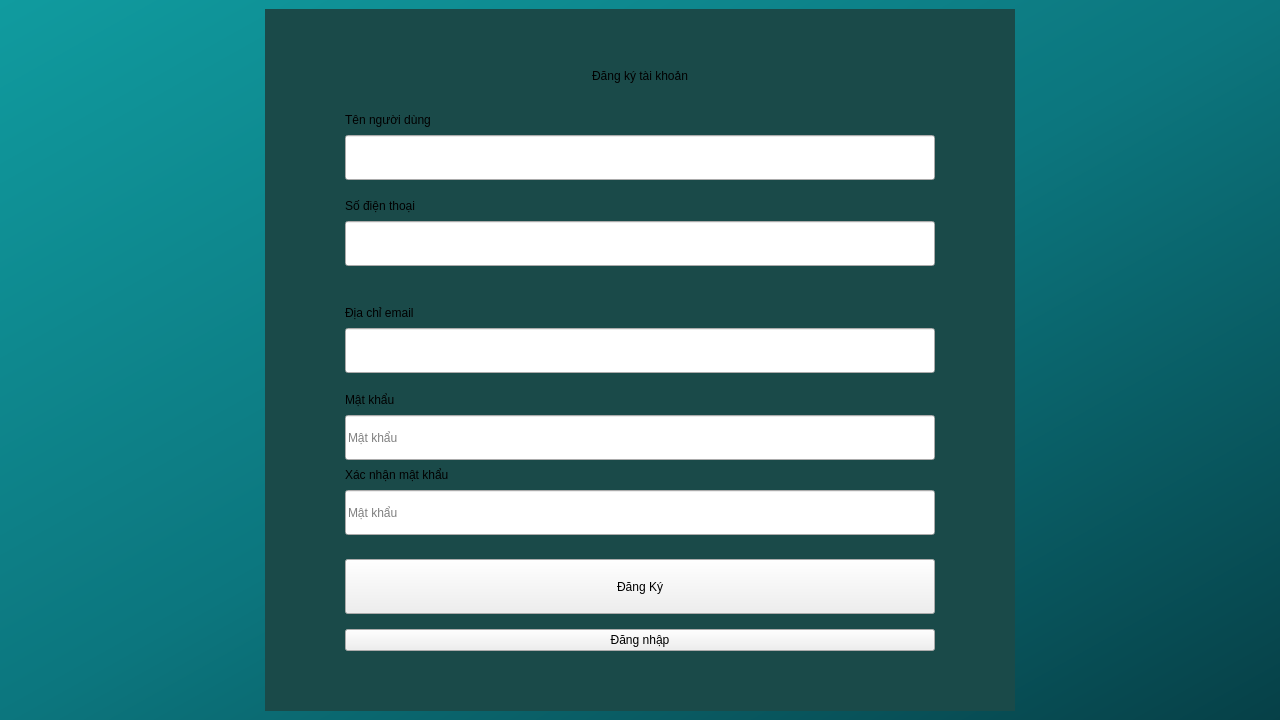
<?xml version="1.0" encoding="UTF-8"?>
<ui version="4.0">
 <class>AuthWindow</class>
 <widget class="QWidget" name="AuthWindow">
  <property name="geometry">
   <rect>
    <x>0</x>
    <y>0</y>
    <width>1280</width>
    <height>720</height>
   </rect>
  </property>
  <property name="minimumSize">
   <size>
    <width>1280</width>
    <height>720</height>
   </size>
  </property>
  <property name="maximumSize">
   <size>
    <width>1280</width>
    <height>720</height>
   </size>
  </property>
  <property name="styleSheet">
   <string>
    QWidget#AuthWindow, QWidget#pageLogin, QWidget#pageSignup {
        background: qlineargradient(spread:pad, x1:0, y1:0, x2:1, y2:1, stop:0 #109b9f, stop:0.5 #0c767e, stop:1 #064047);
    }
    
    QFrame#RightLoginPanel, QFrame#SignupCard {
        background-color: #1a4a49;
    }
    
    QLabel.TitleLabel {
        color: white;
        font-size: 36px;
        font-weight: bold;
    }
    
    QLabel.InputLabel {
        color: #e2e8f0;
        font-size: 14px;
        font-weight: bold;
    }
    
    QLineEdit.FormInput {
        background-color: white;
        border: none;
        border-radius: 6px;
        padding: 10px 15px;
        font-size: 14px;
        color: #2d3748;
    }
    
    QPushButton.BtnPrimary {
        background-color: #0298a0;
        color: white;
        font-weight: bold;
        font-size: 18px;
        border-radius: 8px;
        padding: 12px;
    }
    
    QPushButton.BtnSecondary {
        background-color: #276b6f;
        color: white;
        font-weight: bold;
        font-size: 16px;
        border-radius: 8px;
        padding: 12px;
    }
    
    QPushButton.LinkBtn {
        background-color: transparent;
        color: #e2e8f0;
        text-decoration: underline;
        font-size: 14px;
        border: none;
    }
    
    QLabel#OrLabel {
        color: #a0aec0;
        font-size: 14px;
    }
    
    QFrame.Divider {
        background-color: #4a5568;
        max-height: 1px;
    }
   </string>
  </property>
  <layout class="QVBoxLayout" name="mainLayout">
   <property name="spacing">
    <number>0</number>
   </property>
   <property name="leftMargin">
    <number>0</number>
   </property>
   <property name="topMargin">
    <number>0</number>
   </property>
   <property name="rightMargin">
    <number>0</number>
   </property>
   <property name="bottomMargin">
    <number>0</number>
   </property>
   <item>
    <widget class="QStackedWidget" name="stackAuth">
     <property name="currentIndex">
      <number>1</number>
     </property>
     <widget class="QWidget" name="pageLogin">
      <layout class="QHBoxLayout" name="horizontalLayout">
       <property name="spacing">
        <number>0</number>
       </property>
       <property name="leftMargin">
        <number>0</number>
       </property>
       <property name="topMargin">
        <number>0</number>
       </property>
       <property name="rightMargin">
        <number>0</number>
       </property>
       <property name="bottomMargin">
        <number>0</number>
       </property>
       <item>
        <widget class="QFrame" name="LeftMascotPanel">
         <layout class="QVBoxLayout">
          <item>
           <spacer>
            <property name="orientation">
             <enum>Qt::Vertical</enum>
            </property>
            <property name="sizeHint" stdset="0">
             <size>
              <width>0</width>
              <height>0</height>
             </size>
            </property>
           </spacer>
          </item>
          <item>
           <layout class="QHBoxLayout">
            <item>
             <spacer>
              <property name="orientation">
               <enum>Qt::Vertical</enum>
              </property>
              <property name="sizeHint" stdset="0">
               <size>
                <width>0</width>
                <height>0</height>
               </size>
              </property>
             </spacer>
            </item>
            <item>
             <widget class="QLabel" name="HouseIconBig">
              <property name="minimumSize">
               <size>
                <width>280</width>
                <height>280</height>
               </size>
              </property>
              <property name="maximumSize">
               <size>
                <width>280</width>
                <height>280</height>
               </size>
              </property>
              <property name="styleSheet">
               <string>
                background-color: qlineargradient(spread:pad, x1:0, y1:0, x2:1, y2:1, stop:0 #1a6b8c, stop:1 #061c2b);
                border: 20px solid #0d4352;
                border-radius: 140px;
                font-size: 120px;
                color: white;
               </string>
              </property>
              <property name="text">
               <string>🏠</string>
              </property>
              <property name="alignment">
               <set>Qt::AlignCenter</set>
              </property>
             </widget>
            </item>
            <item>
             <spacer>
              <property name="orientation">
               <enum>Qt::Vertical</enum>
              </property>
              <property name="sizeHint" stdset="0">
               <size>
                <width>0</width>
                <height>0</height>
               </size>
              </property>
             </spacer>
            </item>
           </layout>
          </item>
          <item>
           <spacer>
            <property name="orientation">
             <enum>Qt::Vertical</enum>
            </property>
            <property name="sizeHint" stdset="0">
             <size>
              <width>0</width>
              <height>0</height>
             </size>
            </property>
           </spacer>
          </item>
         </layout>
        </widget>
       </item>
       <item>
        <widget class="QFrame" name="RightLoginPanel">
         <property name="minimumSize">
          <size>
           <width>550</width>
           <height>0</height>
          </size>
         </property>
         <property name="maximumSize">
          <size>
           <width>550</width>
           <height>16777215</height>
          </size>
         </property>
         <layout class="QVBoxLayout">
          <property name="spacing">
           <number>20</number>
          </property>
          <property name="leftMargin">
           <number>60</number>
          </property>
          <property name="topMargin">
           <number>100</number>
          </property>
          <property name="rightMargin">
           <number>60</number>
          </property>
          <property name="bottomMargin">
           <number>100</number>
          </property>
          <item>
           <spacer>
            <property name="orientation">
             <enum>Qt::Vertical</enum>
            </property>
            <property name="sizeHint" stdset="0">
             <size>
              <width>0</width>
              <height>0</height>
             </size>
            </property>
           </spacer>
          </item>
          <item>
           <widget class="QLabel" name="labelTitleLogin">
            <property name="text">
             <string>Đăng nhập</string>
            </property>
            <property name="class" stdset="0">
             <string>TitleLabel</string>
            </property>
           </widget>
          </item>
          <item>
           <spacer>
            <property name="orientation">
             <enum>Qt::Vertical</enum>
            </property>
            <property name="sizeHint" stdset="0">
             <size>
              <width>20</width>
              <height>30</height>
             </size>
            </property>
           </spacer>
          </item>
          <item>
           <widget class="QLabel" name="label">
            <property name="text">
             <string>Tài khoản</string>
            </property>
            <property name="class" stdset="0">
             <string>InputLabel</string>
            </property>
           </widget>
          </item>
          <item>
           <widget class="QLineEdit" name="inputUsername">
            <property name="minimumSize">
             <size>
              <width>0</width>
              <height>50</height>
             </size>
            </property>
            <property name="placeholderText">
             <string>Số điện thoại hoặc địa chỉ email</string>
            </property>
            <property name="class" stdset="0">
             <string>FormInput</string>
            </property>
           </widget>
          </item>
          <item>
           <spacer>
            <property name="orientation">
             <enum>Qt::Vertical</enum>
            </property>
            <property name="sizeHint" stdset="0">
             <size>
              <width>10</width>
              <height>15</height>
             </size>
            </property>
           </spacer>
          </item>
          <item>
           <widget class="QLabel" name="label">
            <property name="text">
             <string>Mật khẩu</string>
            </property>
            <property name="class" stdset="0">
             <string>InputLabel</string>
            </property>
           </widget>
          </item>
          <item>
           <widget class="QLineEdit" name="inputPassword">
            <property name="minimumSize">
             <size>
              <width>0</width>
              <height>50</height>
             </size>
            </property>
            <property name="echoMode">
             <enum>QLineEdit::Password</enum>
            </property>
            <property name="placeholderText">
             <string>Mật khẩu</string>
            </property>
            <property name="class" stdset="0">
             <string>FormInput</string>
            </property>
           </widget>
          </item>
          <item>
           <spacer>
            <property name="orientation">
             <enum>Qt::Vertical</enum>
            </property>
            <property name="sizeHint" stdset="0">
             <size>
              <width>20</width>
              <height>40</height>
             </size>
            </property>
           </spacer>
          </item>
          <item>
           <widget class="QPushButton" name="btnLoginsubmit">
            <property name="minimumSize">
             <size>
              <width>0</width>
              <height>55</height>
             </size>
            </property>
            <property name="cursor">
             <cursorShape>PointingHandCursor</cursorShape>
            </property>
            <property name="text">
             <string>Đăng nhập</string>
            </property>
            <property name="class" stdset="0">
             <string>BtnPrimary</string>
            </property>
           </widget>
          </item>
          <item>
           <widget class="QPushButton" name="btnSwitchSignup">
            <property name="minimumSize">
             <size>
              <width>0</width>
              <height>55</height>
             </size>
            </property>
            <property name="cursor">
             <cursorShape>PointingHandCursor</cursorShape>
            </property>
            <property name="text">
             <string>Tạo tài khoản</string>
            </property>
            <property name="class" stdset="0">
             <string>BtnSecondary</string>
            </property>
           </widget>
          </item>
          <item>
           <spacer>
            <property name="orientation">
             <enum>Qt::Vertical</enum>
            </property>
            <property name="sizeHint" stdset="0">
             <size>
              <width>10</width>
              <height>20</height>
             </size>
            </property>
           </spacer>
          </item>
          <item>
           <widget class="QPushButton" name="btnForgotPassword">
            <property name="sizePolicy">
             <sizepolicy hsizetype="Fixed" vsizetype="Fixed">
              <horstretch>0</horstretch>
              <verstretch>0</verstretch>
             </sizepolicy>
            </property>
            <property name="cursor">
             <cursorShape>PointingHandCursor</cursorShape>
            </property>
            <property name="text">
             <string>Quên mật khẩu?</string>
            </property>
            <property name="class" stdset="0">
             <string>LinkBtn</string>
            </property>
           </widget>
          </item>
          <item>
           <spacer>
            <property name="orientation">
             <enum>Qt::Vertical</enum>
            </property>
            <property name="sizeHint" stdset="0">
             <size>
              <width>0</width>
              <height>0</height>
             </size>
            </property>
           </spacer>
          </item>
         </layout>
        </widget>
       </item>
      </layout>
     </widget>
     <widget class="QWidget" name="pageSignup">
      <layout class="QHBoxLayout">
       <item>
        <spacer>
         <property name="orientation">
          <enum>Qt::Vertical</enum>
         </property>
         <property name="sizeHint" stdset="0">
          <size>
           <width>0</width>
           <height>0</height>
          </size>
         </property>
        </spacer>
       </item>
       <item>
        <widget class="QFrame" name="SignupCard">
         <property name="minimumSize">
          <size>
           <width>750</width>
           <height>0</height>
          </size>
         </property>
         <property name="maximumSize">
          <size>
           <width>750</width>
           <height>16777215</height>
          </size>
         </property>
         <layout class="QVBoxLayout">
          <property name="spacing">
           <number>8</number>
          </property>
          <property name="leftMargin">
           <number>80</number>
          </property>
          <property name="topMargin">
           <number>60</number>
          </property>
          <property name="rightMargin">
           <number>80</number>
          </property>
          <property name="bottomMargin">
           <number>60</number>
          </property>
          <item>
           <spacer>
            <property name="orientation">
             <enum>Qt::Vertical</enum>
            </property>
            <property name="sizeHint" stdset="0">
             <size>
              <width>0</width>
              <height>0</height>
             </size>
            </property>
           </spacer>
          </item>
          <item>
           <widget class="QLabel" name="labelTitleSignup">
            <property name="text">
             <string>Đăng ký tài khoản</string>
            </property>
            <property name="alignment">
             <set>Qt::AlignCenter</set>
            </property>
            <property name="class" stdset="0">
             <string>TitleLabel</string>
            </property>
           </widget>
          </item>
          <item>
           <spacer>
            <property name="orientation">
             <enum>Qt::Vertical</enum>
            </property>
            <property name="sizeHint" stdset="0">
             <size>
              <width>20</width>
              <height>25</height>
             </size>
            </property>
           </spacer>
          </item>
          <item>
           <widget class="QLabel" name="label">
            <property name="text">
             <string>Tên người dùng</string>
            </property>
            <property name="class" stdset="0">
             <string>InputLabel</string>
            </property>
           </widget>
          </item>
          <item>
           <widget class="QLineEdit" name="inpRegName">
            <property name="minimumSize">
             <size>
              <width>0</width>
              <height>45</height>
             </size>
            </property>
            <property name="class" stdset="0">
             <string>FormInput</string>
            </property>
           </widget>
          </item>
          <item>
           <spacer>
            <property name="orientation">
             <enum>Qt::Vertical</enum>
            </property>
            <property name="sizeHint" stdset="0">
             <size>
              <width>10</width>
              <height>15</height>
             </size>
            </property>
           </spacer>
          </item>
          <item>
           <widget class="QLabel" name="label">
            <property name="text">
             <string>Số điện thoại</string>
            </property>
            <property name="class" stdset="0">
             <string>InputLabel</string>
            </property>
           </widget>
          </item>
          <item>
           <widget class="QLineEdit" name="inpRegPhone">
            <property name="minimumSize">
             <size>
              <width>0</width>
              <height>45</height>
             </size>
            </property>
            <property name="class" stdset="0">
             <string>FormInput</string>
            </property>
           </widget>
          </item>
          <item>
           <spacer>
            <property name="orientation">
             <enum>Qt::Vertical</enum>
            </property>
            <property name="sizeHint" stdset="0">
             <size>
              <width>10</width>
              <height>15</height>
             </size>
            </property>
           </spacer>
          </item>
          <item>
           <layout class="QHBoxLayout">
            <item>
             <widget class="QFrame" name="frame">
              <property name="class" stdset="0">
               <string>Divider</string>
              </property>
             </widget>
            </item>
            <item>
             <widget class="QFrame" name="frame">
              <property name="class" stdset="0">
               <string>Divider</string>
              </property>
             </widget>
            </item>
           </layout>
          </item>
          <item>
           <spacer>
            <property name="orientation">
             <enum>Qt::Vertical</enum>
            </property>
            <property name="sizeHint" stdset="0">
             <size>
              <width>10</width>
              <height>15</height>
             </size>
            </property>
           </spacer>
          </item>
          <item>
           <widget class="QLabel" name="label">
            <property name="text">
             <string>Địa chỉ email</string>
            </property>
            <property name="class" stdset="0">
             <string>InputLabel</string>
            </property>
           </widget>
          </item>
          <item>
           <widget class="QLineEdit" name="inpRegEmail">
            <property name="minimumSize">
             <size>
              <width>0</width>
              <height>45</height>
             </size>
            </property>
            <property name="class" stdset="0">
             <string>FormInput</string>
            </property>
           </widget>
          </item>
          <item>
           <spacer>
            <property name="orientation">
             <enum>Qt::Vertical</enum>
            </property>
            <property name="sizeHint" stdset="0">
             <size>
              <width>10</width>
              <height>15</height>
             </size>
            </property>
           </spacer>
          </item>
          <item>
           <widget class="QLabel" name="label">
            <property name="text">
             <string>Mật khẩu</string>
            </property>
            <property name="class" stdset="0">
             <string>InputLabel</string>
            </property>
           </widget>
          </item>
          <item>
           <widget class="QLineEdit" name="inpRegPass">
            <property name="minimumSize">
             <size>
              <width>0</width>
              <height>45</height>
             </size>
            </property>
            <property name="echoMode">
             <enum>QLineEdit::Password</enum>
            </property>
            <property name="placeholderText">
             <string>Mật khẩu</string>
            </property>
            <property name="class" stdset="0">
             <string>FormInput</string>
            </property>
           </widget>
          </item>
          <item>
           <widget class="QLabel" name="label">
            <property name="text">
             <string>Xác nhận mật khẩu</string>
            </property>
            <property name="class" stdset="0">
             <string>InputLabel</string>
            </property>
           </widget>
          </item>
          <item>
           <widget class="QLineEdit" name="inpRegPassConfirm">
            <property name="minimumSize">
             <size>
              <width>0</width>
              <height>45</height>
             </size>
            </property>
            <property name="echoMode">
             <enum>QLineEdit::Password</enum>
            </property>
            <property name="placeholderText">
             <string>Mật khẩu</string>
            </property>
            <property name="class" stdset="0">
             <string>FormInput</string>
            </property>
           </widget>
          </item>
          <item>
           <spacer>
            <property name="orientation">
             <enum>Qt::Vertical</enum>
            </property>
            <property name="sizeHint" stdset="0">
             <size>
              <width>20</width>
              <height>20</height>
             </size>
            </property>
           </spacer>
          </item>
          <item>
           <widget class="QPushButton" name="btnRegisterSubmit">
            <property name="minimumSize">
             <size>
              <width>0</width>
              <height>55</height>
             </size>
            </property>
            <property name="cursor">
             <cursorShape>PointingHandCursor</cursorShape>
            </property>
            <property name="text">
             <string>Đăng Ký</string>
            </property>
            <property name="class" stdset="0">
             <string>BtnPrimary</string>
            </property>
           </widget>
          </item>
          <item>
           <spacer>
            <property name="orientation">
             <enum>Qt::Vertical</enum>
            </property>
            <property name="sizeHint" stdset="0">
             <size>
              <width>10</width>
              <height>10</height>
             </size>
            </property>
           </spacer>
          </item>
          <item>
           <widget class="QPushButton" name="btnSwitchLogin">
            <property name="cursor">
             <cursorShape>PointingHandCursor</cursorShape>
            </property>
            <property name="text">
             <string>Đăng nhập</string>
            </property>
            <property name="class" stdset="0">
             <string>LinkBtn</string>
            </property>
           </widget>
          </item>
          <item>
           <spacer>
            <property name="orientation">
             <enum>Qt::Vertical</enum>
            </property>
            <property name="sizeHint" stdset="0">
             <size>
              <width>0</width>
              <height>0</height>
             </size>
            </property>
           </spacer>
          </item>
         </layout>
        </widget>
       </item>
       <item>
        <spacer>
         <property name="orientation">
          <enum>Qt::Vertical</enum>
         </property>
         <property name="sizeHint" stdset="0">
          <size>
           <width>0</width>
           <height>0</height>
          </size>
         </property>
        </spacer>
       </item>
      </layout>
     </widget>
    </widget>
   </item>
  </layout>
 </widget>
 <resources/>
 <connections/>
</ui>
